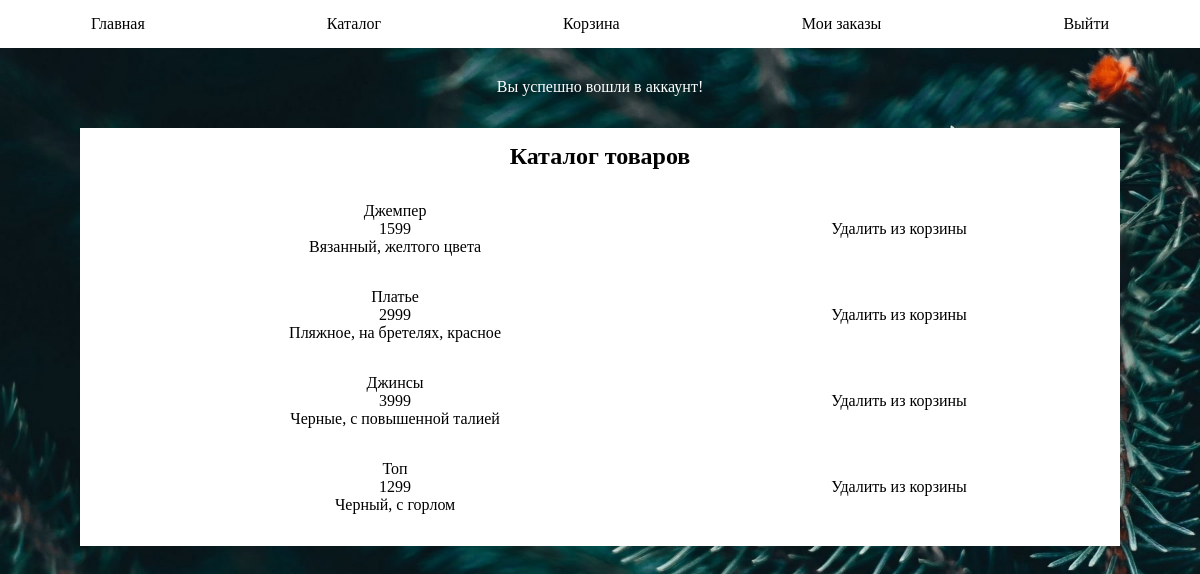
The page /goods (signed in) on the database its author committed.
### tables this page shows
CREATE TABLE `goods` (
  `id` int NOT NULL,
  `name` text NOT NULL,
  `price` int NOT NULL,
  `description` text NOT NULL,
  `img_src` text
);

### views/goods/index.php (the view, shortened to what this page needs)
<h2>Каталог товаров</h2>
<?php
$link = mysqli_connect('localhost', 'root', '', 'onlineshop');
$goods = mysqli_query($link, "SELECT * FROM goods") or die(mysqli_error($link));
if (isset($_SESSION['auth'])) {
    $user_id = $_SESSION['user_id'];
    $in_cart = mysqli_query($link, "SELECT good_id FROM orders WHERE user_id=$user_id and status='in_cart'");
    $cart_goods = [];
    foreach ($in_cart as $i) {
        $cart_goods[] = $i['good_id'];
    }
    echo '<table>';
    foreach ($goods as $good) { ?>
        <tr>
            <td>
                <a href="/goods/<?= $good['id'] ?>">
                    <p><?= $good['name'] ?><br>
                        <?= $good['price'] ?><br>
                        <?= $good['description'] ?>
                    </p>
                </a>
            </td>
            <?php if (in_array($good['id'], $cart_goods)) { ?>
                <td>
                    <a class="blue" href="/delete_from_cart/<?= $good['id'] ?>">
                        Удалить из корзины
                    </a>
                </td>
            <?php } ?>
        </tr>
    <?php } ?>
    </table>
<?php
}

### app.css (style rules this page uses)
* { padding: 0px; margin: 0px; }
a { text-decoration: none; color: black; }
body { background-image: url(forest.jpg); background-attachment: fixed; background-size: cover; }
main table { width: 100%; align-items: center; }
td { padding: 15px; height: max-content; }
h2 { margin-bottom: 15px; }

### rows shown on the page
goods: name "Джемпер", price "1599", description "Вязанный, желтого цвета"
goods: name "Платье", price "2999", description "Пляжное, на бретелях, красное"
goods: name "Джинсы", price "3999", description "Черные, с повышенной талией"
goods: name "Топ", price "1299", description "Черный, с горлом"

### other values the page prints
$flash "Вы успешно вошли в аккаунт!"
